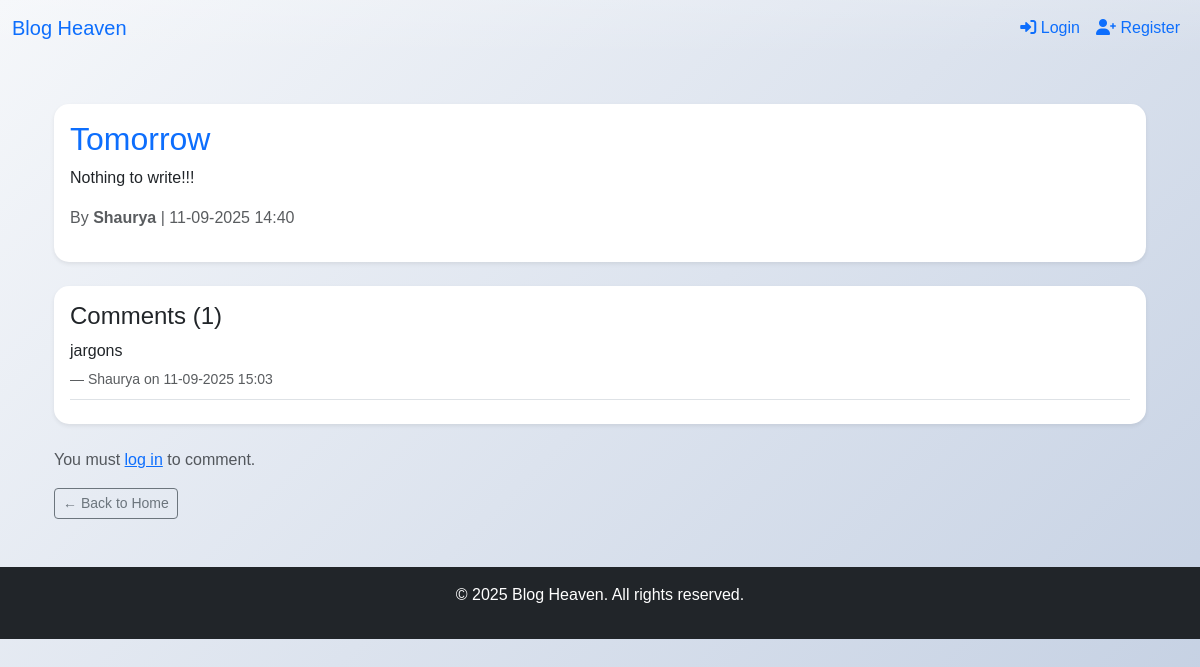
Page /blog/3 on the committed database.
### app.py (models this page shows, shortened)
class Blog(db.Model):
    id = db.Column(db.Integer, primary_key=True)
    title = db.Column(db.String(100), nullable=False)
    content = db.Column(db.String(1000), nullable=False)
    user_id = db.Column(db.Integer, db.ForeignKey('user.id'))
    date_posted = db.Column(db.DateTime, nullable=False, default=datetime.utcnow)
    comments = db.relationship('Comment', backref='blog', lazy=True)

class User(db.Model):
    id = db.Column(db.Integer, primary_key=True)
    name = db.Column(db.String(100), nullable=False)
    email = db.Column(db.String(100), unique=True, nullable=False)
    password = db.Column(db.String(100), nullable=False)
    blogs = db.relationship('Blog', backref='user', lazy=True)
    comments = db.relationship('Comment', backref='user', lazy=True)

class Comment(db.Model):
    id = db.Column(db.Integer, primary_key=True)
    content = db.Column(db.String(500), nullable=False)
    date_posted = db.Column(db.DateTime, nullable=False, default=datetime.utcnow)
    user_id = db.Column(db.Integer, db.ForeignKey('user.id'), nullable=False)
    blog_id = db.Column(db.Integer, db.ForeignKey('blog.id'), nullable=False)

### app.py (the view)
@app.route("/blog/<int:blog_id>")
def view_blog(blog_id):
    blog = Blog.query.get_or_404(blog_id)
    comments = Comment.query.filter_by(blog_id=blog.id).order_by(Comment.date_posted.desc()).all()
    return render_template('blog_detail.html', blog=blog, comments=comments)

### templates/blog_detail.html (shortened to what this page needs)
{% extends "base.html" %}
{% block content %}
<div class="container mt-4">
    <div class="card shadow-sm mb-4">
        <div class="card-body">
            <h2 class="card-title text-primary">{{ blog.title }}</h2>
            <p class="card-text">{{ blog.content }}</p>
            <p class="text-muted">
                By <strong>{{ blog.user.name }}</strong> |
                {{ blog.date_posted.strftime('%d-%m-%Y %H:%M') }}
            </p>
        </div>
    </div>
    <div class="card shadow-sm mb-4">
        <div class="card-body">
            <h4 class="card-title">Comments ({{ comments|length }})</h4>
            {% if comments %}
                {% for comment in comments %}
                    <div class="border-bottom pb-2 mb-2">
                        <p class="mb-1">{{ comment.content }}</p>
                        <small class="text-muted">
                            — {{ comment.user.name }} on {{ comment.date_posted.strftime('%d-%m-%Y %H:%M') }}
                        </small>
                    </div>
                {% endfor %}
            {% else %}
                <p class="text-muted">No comments yet. Be the first to share your thoughts!</p>
            {% endif %}
        </div>
    </div>
    {% if session.get('email') %}
        <div class="card shadow-sm">
            <div class="card-body">
                <h5 class="card-title">Add a Comment</h5>
                <form method="POST" action="{{ url_for('add_comment', blog_id=blog.id) }}">
                    <div class="mb-3">
                        <textarea class="form-control" name="content" rows="3" placeholder="Write your comment here..." required></textarea>
                    </div>
                    <button type="submit" class="btn btn-primary">Post Comment</button>
                </form>
            </div>
        </div>
    {% else %}
        <p class="text-muted">You must <a href="{{ url_for('login') }}">log in</a> to comment.</p>
    {% endif %}
    <div class="mt-3">
        <a href="{{ url_for('index') }}" class="btn btn-outline-secondary btn-sm">← Back to Home</a>
    </div>
</div>
{% endblock %}

### static/css/style.css (style rules this page uses)
body { background: linear-gradient(135deg, #f5f7fa 0%, #c3cfe2 100%); min-height: 100vh; font-family: 'Poppins', sans-serif; }
.card { border: none; border-radius: 15px; transition: all 0.3s ease; }

### rows in the picture
Blog: title "Tomorrow", content "Nothing to write!!!", date_posted "11-09-2025 14:40"
User: user.name "Shaurya"
Comment: content "jargons", user.name "Shaurya", date_posted "11-09-2025 15:03"

### other values in the picture
{{ comments|length }} "1"
